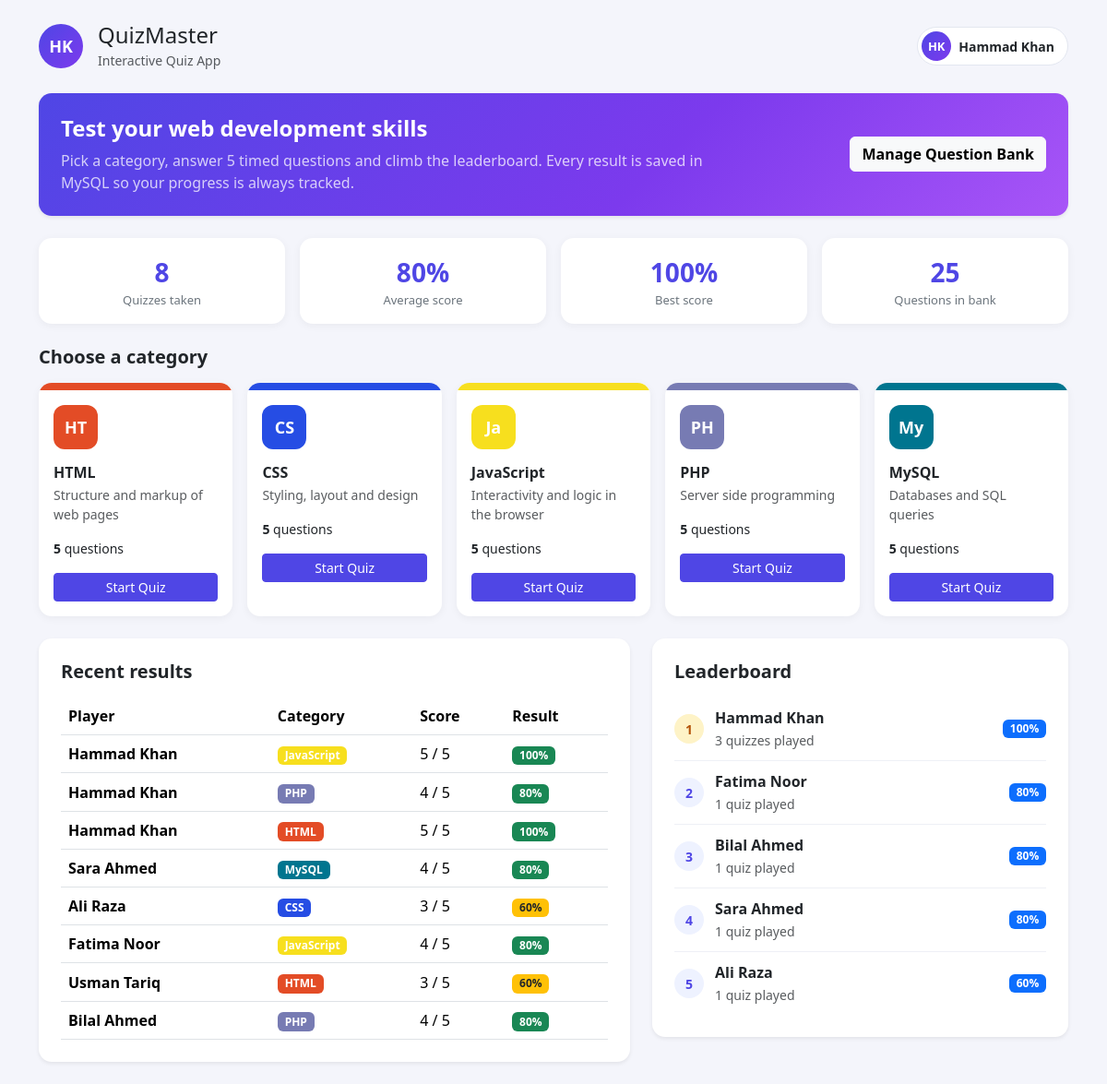
The page / on the database its author committed.
### tables this page shows
CREATE TABLE IF NOT EXISTS categories (
    id INT AUTO_INCREMENT PRIMARY KEY,
    name VARCHAR(50) NOT NULL,
    color VARCHAR(20) NOT NULL,
    description VARCHAR(255) NOT NULL
);

CREATE TABLE IF NOT EXISTS results (
    id INT AUTO_INCREMENT PRIMARY KEY,
    player_name VARCHAR(100) NOT NULL,
    category_id INT NOT NULL,
    score INT NOT NULL,
    total_questions INT NOT NULL,
    taken_at TIMESTAMP DEFAULT CURRENT_TIMESTAMP,
    FOREIGN KEY (category_id) REFERENCES categories(id) ON DELETE CASCADE
);

### index.php (the view, shortened to what this page needs)
<?php
require 'config.php';
$totalQuizzes = (int)$pdo->query('SELECT COUNT(*) FROM results')->fetchColumn();
$avgScore = (int)$pdo->query('SELECT COALESCE(ROUND(AVG(score * 100.0 / total_questions)), 0) FROM results')->fetchColumn();
$bestScore = (int)$pdo->query('SELECT COALESCE(MAX(score * 100.0 / total_questions), 0) FROM results')->fetchColumn();
$totalQuestions = (int)$pdo->query('SELECT COUNT(*) FROM questions')->fetchColumn();
$categories = $pdo->query('SELECT c.*, COUNT(q.id) AS question_count FROM categories c LEFT JOIN questions q ON q.category_id = c.id GROUP BY c.id ORDER BY c.id')->fetchAll();
$recentResults = $pdo->query('SELECT r.*, c.name AS category_name, c.color AS category_color FROM results r JOIN categories c ON c.id = r.category_id ORDER BY r.taken_at DESC LIMIT 8')->fetchAll();
$leaders = $pdo->query('SELECT player_name, MAX(score * 100.0 / total_questions) AS best, COUNT(*) AS played FROM results GROUP BY player_name ORDER BY best DESC, played DESC LIMIT 5')->fetchAll();
?>
<!DOCTYPE html>
<html lang="en">
<head>
    <link href="https://cdn.jsdelivr.net/npm/bootstrap@5.3.3/dist/css/bootstrap.min.css" rel="stylesheet">
    <link rel="stylesheet" href="assets/css/style.css">
</head>
<body>
<div class="container py-4">
    <header class="d-flex align-items-center justify-content-between mb-4">
        <div class="d-flex align-items-center gap-3">
            <div class="avatar">HK</div>
            <div>
                <h1 class="h4 mb-0">QuizMaster</h1>
                <small class="text-muted">Interactive Quiz App</small>
            </div>
        </div>
        <div class="user-chip">
            <span class="avatar avatar-sm">HK</span>
            <span>Hammad Khan</span>
        </div>
    </header>
    <div class="card hero-card p-4 mb-4 shadow-sm">
        <div class="row align-items-center">
            <div class="col-md-8">
                <h2 class="h4 fw-bold mb-2">Test your web development skills</h2>
                <p class="mb-0 opacity-75">Pick a category, answer 5 timed questions and climb the leaderboard. Every result is saved in MySQL so your progress is always tracked.</p>
            </div>
            <div class="col-md-4 text-md-end mt-3 mt-md-0">
                <a href="manage_questions.php" class="btn btn-light fw-semibold">Manage Question Bank</a>
            </div>
        </div>
    </div>
    <div class="row g-3 mb-4">
        <div class="col-6 col-md-3">
            <div class="card stat-card text-center p-3">
                <div class="stat-number"><?= $totalQuizzes ?></div>
                <div class="stat-label">Quizzes taken</div>
            </div>
        </div>
        <div class="col-6 col-md-3">
            <div class="card stat-card text-center p-3">
                <div class="stat-number"><?= $avgScore ?>%</div>
                <div class="stat-label">Average score</div>
            </div>
        </div>
        <div class="col-6 col-md-3">
            <div class="card stat-card text-center p-3">
                <div class="stat-number"><?= $bestScore ?>%</div>
                <div class="stat-label">Best score</div>
            </div>
        </div>
        <div class="col-6 col-md-3">
            <div class="card stat-card text-center p-3">
                <div class="stat-number"><?= $totalQuestions ?></div>
                <div class="stat-label">Questions in bank</div>
            </div>
        </div>
    </div>
    <h2 class="h5 fw-bold mb-3">Choose a category</h2>
    <div class="row g-3 mb-4">
        <?php foreach ($categories as $cat): ?>
            <div class="col-6 col-md-4 col-lg">
                <div class="card category-card h-100">
                    <div class="category-top" style="background: <?= htmlspecialchars($cat['color']) ?>"></div>
                    <div class="card-body">
                        <div class="category-icon mb-3" style="background: <?= htmlspecialchars($cat['color']) ?>">
                            <?= htmlspecialchars(substr($cat['name'], 0, 2)) ?>
                        </div>
                        <h3 class="h6 fw-bold mb-1"><?= htmlspecialchars($cat['name']) ?></h3>
                        <p class="text-muted small mb-3"><?= htmlspecialchars($cat['description']) ?></p>
                        <p class="small mb-3"><strong><?= $cat['question_count'] ?></strong> questions</p>
                        <a href="quiz.php?category_id=<?= $cat['id'] ?>" class="btn btn-primary btn-sm w-100">Start Quiz</a>
                    </div>
                </div>
            </div>
        <?php endforeach; ?>
    </div>
    <div class="row g-4">
        <div class="col-lg-7">
            <div class="card shadow-sm p-4">
                <h2 class="h5 fw-bold mb-3">Recent results</h2>
                <div class="table-responsive">
                    <table class="table align-middle mb-0">
                        <thead>
                            <tr>
                                <th>Player</th>
                                <th>Category</th>
                                <th>Score</th>
                                <th>Result</th>
                            </tr>
                        </thead>
                        <tbody>
                            <?php foreach ($recentResults as $r):
                                $percent = round($r['score'] * 100 / $r['total_questions']);
                                $badge = $percent >= 80 ? 'bg-success' : ($percent >= 60 ? 'bg-warning text-dark' : 'bg-danger');
                            ?>
                                <tr>
                                    <td class="fw-semibold"><?= htmlspecialchars($r['player_name']) ?></td>
                                    <td><span class="badge" style="background: <?= htmlspecialchars($r['category_color']) ?>"><?= htmlspecialchars($r['category_name']) ?></span></td>
                                    <td><?= $r['score'] ?> / <?= $r['total_questions'] ?></td>
                                    <td><span class="badge <?= $badge ?>"><?= $percent ?>%</span></td>
                                </tr>
                            <?php endforeach; ?>
                        </tbody>
                    </table>
                </div>
            </div>
        </div>
        <div class="col-lg-5">
            <div class="card shadow-sm p-4">
                <h2 class="h5 fw-bold mb-3">Leaderboard</h2>
                <?php foreach ($leaders as $i => $leader): ?>
                    <div class="leader-row">
                        <div class="rank-badge <?= $i === 0 ? 'first' : '' ?>"><?= $i + 1 ?></div>
                        <div class="flex-grow-1">
                            <div class="fw-semibold"><?= htmlspecialchars($leader['player_name']) ?></div>
                            <small class="text-muted"><?= $leader['played'] ?> <?= $leader['played'] == 1 ? 'quiz' : 'quizzes' ?> played</small>
                        </div>
                        <span class="badge bg-primary"><?= round($leader['best']) ?>%</span>
                    </div>
                <?php endforeach; ?>
            </div>
        </div>
    </div>
</div>
</body>
</html>

### assets/css/style.css (style rules this page uses)
body { background: #f4f5fb; font-family: 'Segoe UI', system-ui, sans-serif; }
.avatar { width: 48px; height: 48px; border-radius: 50%; background: linear-gradient(135deg, #4f46e5, #7c3aed); color: #fff; display: flex; align-items: center; justify-content: center; font-weight: 700; font-size: 18px; }
.avatar-sm { width: 32px; height: 32px; font-size: 13px; }
.user-chip { display: flex; align-items: center; gap: 8px; background: #fff; border: 1px solid #e3e7f0; border-radius: 999px; padding: 4px 14px 4px 4px; font-weight: 600; font-size: 14px; }
.hero-card { background: linear-gradient(135deg, #4f46e5, #7c3aed 60%, #a855f7); border: none; color: #fff; border-radius: 18px; }
.stat-card { border: none; box-shadow: 0 2px 10px rgba(0, 0, 0, 0.05); }
.stat-number { font-size: 28px; font-weight: 800; color: #4f46e5; }
.stat-label { font-size: 13px; color: #6c757d; }
.card { border: none; border-radius: 14px; }
.btn-primary { background: #4f46e5; border-color: #4f46e5; }
.category-card { border: none; box-shadow: 0 2px 10px rgba(0, 0, 0, 0.05); border-radius: 14px; overflow: hidden; transition: transform 0.15s ease, box-shadow 0.15s ease; }
.category-top { height: 8px; }
.category-icon { width: 48px; height: 48px; border-radius: 12px; color: #fff; display: flex; align-items: center; justify-content: center; font-weight: 800; font-size: 18px; }
.leader-row { display: flex; align-items: center; gap: 12px; padding: 10px 0; border-bottom: 1px solid #eef0f6; }
.leader-row:last-child { border-bottom: none; }
.rank-badge { width: 32px; height: 32px; border-radius: 50%; background: #eef2ff; color: #4f46e5; display: flex; align-items: center; justify-content: center; font-weight: 800; font-size: 14px; flex-shrink: 0; }
.rank-badge.first { background: #fef3c7; color: #b45309; }

### rows shown on the page
categories: name "HT", name "HTML", description "Structure and markup of web pages", question_count "5"
categories: name "CS", name "CSS", description "Styling, layout and design", question_count "5"
categories: name "Ja", name "JavaScript", description "Interactivity and logic in the browser", question_count "5"
categories: name "PH", name "PHP", description "Server side programming", question_count "5"
categories: name "My", name "MySQL", description "Databases and SQL queries", question_count "5"
results: player_name "Hammad Khan", category.name "JavaScript", score "5", total_questions "5", percent "100"
results: player_name "Hammad Khan", category.name "PHP", score "4", total_questions "5", percent "80"
results: player_name "Hammad Khan", category.name "HTML", score "5", total_questions "5", percent "100"
results: player_name "Sara Ahmed", category.name "MySQL", score "4", total_questions "5", percent "80"
results: player_name "Ali Raza", category.name "CSS", score "3", total_questions "5", percent "60"
results: player_name "Fatima Noor", category.name "JavaScript", score "4", total_questions "5", percent "80"
results: player_name "Usman Tariq", category.name "HTML", score "3", total_questions "5", percent "60"
results: player_name "Bilal Ahmed", category.name "PHP", score "4", total_questions "5", percent "80"

### other values the page prints
$totalQuizzes "8"
$avgScore "80"
$bestScore "100"
$totalQuestions "25"
$leader['player_name'] "Hammad Khan"
$leader['played'] "3"
$leader['best'] "100"
$leader['player_name'] "Fatima Noor"
$leader['played'] "1"
$leader['best'] "80"
$leader['player_name'] "Bilal Ahmed"
$leader['player_name'] "Sara Ahmed"
$leader['player_name'] "Ali Raza"
$leader['best'] "60"
